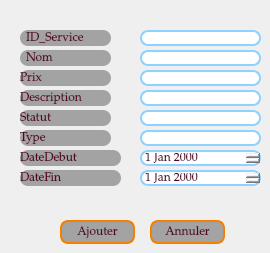
           <widget class="QWidget" name="tab">
            <attribute name="title">
             <string>Ajouter</string>
            </attribute>
            <widget class="QLabel" name="label_id">
             <property name="geometry">
              <rect>
               <x>20</x>
               <y>30</y>
               <width>91</width>
               <height>16</height>
              </rect>
             </property>
             <property name="styleSheet">
              <string notr="true">background-color:#A3A3A3;
color: rgb(86, 1, 38);
border-radius: 8px;
font-size: 12px;
font-family: Palatino Linotype;</string>
             </property>
             <property name="text">
              <string>  ID_Service</string>
             </property>
            </widget>
            <widget class="QLabel" name="label_nom">
             <property name="geometry">
              <rect>
               <x>20</x>
               <y>50</y>
               <width>91</width>
               <height>16</height>
              </rect>
             </property>
             <property name="styleSheet">
              <string notr="true">background-color:#A3A3A3;
color: rgb(86, 1, 38);
border-radius: 8px;
font-size: 12px;
font-family: Palatino Linotype;</string>
             </property>
             <property name="text">
              <string>  Nom</string>
             </property>
            </widget>
            <widget class="QLabel" name="label_description">
             <property name="geometry">
              <rect>
               <x>20</x>
               <y>70</y>
               <width>91</width>
               <height>16</height>
              </rect>
             </property>
             <property name="styleSheet">
              <string notr="true">background-color:#A3A3A3;
color: rgb(86, 1, 38);
border-radius: 8px;
font-size: 12px;
font-family: Palatino Linotype;</string>
             </property>
             <property name="text">
              <string>Prix</string>
             </property>
            </widget>
            <widget class="QLabel" name="label_type">
             <property name="geometry">
              <rect>
               <x>20</x>
               <y>90</y>
               <width>91</width>
               <height>16</height>
              </rect>
             </property>
             <property name="styleSheet">
              <string notr="true">background-color:#A3A3A3;
color: rgb(86, 1, 38);
border-radius: 8px;
font-size: 12px;
font-family: Palatino Linotype;</string>
             </property>
             <property name="text">
              <string>Description</string>
             </property>
            </widget>
            <widget class="QLabel" name="label_lieu">
             <property name="geometry">
              <rect>
               <x>20</x>
               <y>110</y>
               <width>91</width>
               <height>16</height>
              </rect>
             </property>
             <property name="styleSheet">
              <string notr="true">background-color:#A3A3A3;
color: rgb(86, 1, 38);
border-radius: 8px;
font-size: 12px;
font-family: Palatino Linotype;</string>
             </property>
             <property name="text">
              <string>Statut</string>
             </property>
            </widget>
            <widget class="QLineEdit" name="le_id_ser">
             <property name="geometry">
              <rect>
               <x>140</x>
               <y>30</y>
               <width>121</width>
               <height>16</height>
              </rect>
             </property>
             <property name="styleSheet">
              <string notr="true">padding: 1px;
border-style: solid;
border: 2px solid #8ed2ff;
border-radius: 8px;
font-size: 12px;
font-family: Palatino Linotype;
color: rgb(86, 1, 38);</string>
             </property>
             <property name="text">
              <string/>
             </property>
            </widget>
            <widget class="QLineEdit" name="le_statut">
             <property name="geometry">
              <rect>
               <x>140</x>
               <y>110</y>
               <width>121</width>
               <height>16</height>
              </rect>
             </property>
             <property name="styleSheet">
              <string notr="true">padding: 1px;
border-style: solid;
border: 2px solid  #8ed2ff;
border-radius: 8px;
font-size: 12px;
font-family: Palatino Linotype;
color: rgb(86, 1, 38);</string>
             </property>
             <property name="text">
              <string/>
             </property>
            </widget>
            <widget class="QLineEdit" name="le_prix">
             <property name="geometry">
              <rect>
               <x>140</x>
               <y>70</y>
               <width>121</width>
               <height>16</height>
              </rect>
             </property>
             <property name="styleSheet">
              <string notr="true">padding: 1px;
border-style: solid;
border: 2px solid  #8ed2ff;
border-radius: 8px;
font-size: 12px;
font-family: Palatino Linotype;
color: rgb(86, 1, 38);</string>
             </property>
             <property name="text">
              <string/>
             </property>
            </widget>
            <widget class="QLineEdit" name="le_nom">
             <property name="geometry">
              <rect>
               <x>140</x>
               <y>50</y>
               <width>121</width>
               <height>16</height>
              </rect>
             </property>
             <property name="styleSheet">
              <string notr="true">color: rgb(86, 1, 38);
padding: 1px;
border-style: solid;
border: 2px solid  #8ed2ff;
border-radius: 8px;
font-size: 12px;
font-family: Palatino Linotype;</string>
             </property>
             <property name="text">
              <string/>
             </property>
            </widget>
            <widget class="QPushButton" name="pushButton_ajouter">
             <property name="geometry">
              <rect>
               <x>60</x>
               <y>220</y>
               <width>75</width>
               <height>24</height>
              </rect>
             </property>
             <property name="styleSheet">
              <string notr="true">background-color:#A3A3A3;
color: rgb(86, 1, 38);
padding: 1px;
border-style: solid;
border: 2px solid #f77f00;
border-radius: 8px;
font-size: 12px;
font-family: Palatino Linotype;</string>
             </property>
             <property name="text">
              <string>Ajouter</string>
             </property>
            </widget>
            <widget class="QPushButton" name="pushButton_annuler">
             <property name="geometry">
              <rect>
               <x>150</x>
               <y>220</y>
               <width>75</width>
               <height>24</height>
              </rect>
             </property>
             <property name="styleSheet">
              <string notr="true">background-color:#A3A3A3;
color: rgb(86, 1, 38);
padding: 1px;
border-style: solid;
border: 2px solid #f77f00;
border-radius: 8px;
font-size: 12px;
font-family: Palatino Linotype;</string>
             </property>
             <property name="text">
              <string>Annuler</string>
             </property>
            </widget>
            <widget class="QLabel" name="label_heure">
             <property name="geometry">
              <rect>
               <x>20</x>
               <y>150</y>
               <width>101</width>
               <height>16</height>
              </rect>
             </property>
             <property name="styleSheet">
              <string notr="true">background-color:#A3A3A3;
color: rgb(86, 1, 38);
border-radius: 8px;
font-size: 12px;
font-family: Palatino Linotype;</string>
             </property>
             <property name="text">
              <string>DateDebut</string>
             </property>
            </widget>
            <widget class="QLabel" name="label_dateC">
             <property name="geometry">
              <rect>
               <x>20</x>
               <y>130</y>
               <width>91</width>
               <height>16</height>
              </rect>
             </property>
             <property name="styleSheet">
              <string notr="true">background-color:#A3A3A3;
color: rgb(86, 1, 38);
border-radius: 8px;
font-size: 12px;
font-family: Palatino Linotype;</string>
             </property>
             <property name="text">
              <string>Type</string>
             </property>
            </widget>
            <widget class="QDateEdit" name="le_dated_date">
             <property name="geometry">
              <rect>
               <x>140</x>
               <y>150</y>
               <width>121</width>
               <height>16</height>
              </rect>
             </property>
             <property name="styleSheet">
              <string notr="true">padding: 1px;
color: rgb(86, 1, 38);
border-style: solid;
border: 2px solid  #8ed2ff;
border-radius: 8px;
font-size: 12px;
font-family: Palatino Linotype;</string>
             </property>
            </widget>
            <widget class="QLineEdit" name="le_descrip">
             <property name="geometry">
              <rect>
               <x>140</x>
               <y>90</y>
               <width>121</width>
               <height>16</height>
              </rect>
             </property>
             <property name="styleSheet">
              <string notr="true">padding: 1px;
border-style: solid;
border: 2px solid  #8ed2ff;
border-radius: 8px;
font-size: 12px;
font-family: Palatino Linotype;
color: rgb(86, 1, 38);</string>
             </property>
             <property name="text">
              <string/>
             </property>
            </widget>
            <widget class="QDateEdit" name="le_datef_date">
             <property name="geometry">
              <rect>
               <x>140</x>
               <y>170</y>
               <width>121</width>
               <height>16</height>
              </rect>
             </property>
             <property name="styleSheet">
              <string notr="true">padding: 1px;
color: rgb(86, 1, 38);
border-style: solid;
border: 2px solid  #8ed2ff;
border-radius: 8px;
font-size: 12px;
font-family: Palatino Linotype;</string>
             </property>
            </widget>
            <widget class="QLabel" name="label_heure_2">
             <property name="geometry">
              <rect>
               <x>20</x>
               <y>170</y>
               <width>101</width>
               <height>16</height>
              </rect>
             </property>
             <property name="styleSheet">
              <string notr="true">background-color:#A3A3A3;
color: rgb(86, 1, 38);
border-radius: 8px;
font-size: 12px;
font-family: Palatino Linotype;</string>
             </property>
             <property name="text">
              <string>DateFin</string>
             </property>
            </widget>
            <widget class="QLineEdit" name="le_type">
             <property name="geometry">
              <rect>
               <x>140</x>
               <y>130</y>
               <width>121</width>
               <height>16</height>
              </rect>
             </property>
             <property name="styleSheet">
              <string notr="true">padding: 1px;
border-style: solid;
border: 2px solid  #8ed2ff;
border-radius: 8px;
font-size: 12px;
font-family: Palatino Linotype;
color: rgb(86, 1, 38);</string>
             </property>
             <property name="text">
              <string/>
             </property>
            </widget>
           </widget>
